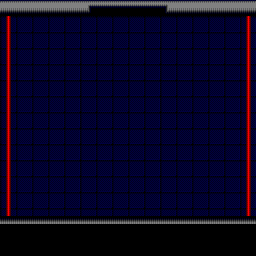

Tiled map render using the project's own tile images. Description and the whole map definition, tile-layer contents included, below:
An orthogonal 16x16 tile map with 16x16 px tiles, 1 tile layer (pong_map).

<map version="1.2" tiledversion="1.2.4" orientation="orthogonal" renderorder="right-down" width="16" height="16" tilewidth="16" tileheight="16" infinite="0" nextlayerid="2" nextobjectid="1">
 <tileset firstgid="1" name="data" tilewidth="16" tileheight="16" tilecount="10" columns="5">
  <image source="data.png" trans="ff00ff" width="80" height="32" />
 </tileset>
 <layer id="1" name="pong_map" width="16" height="16">
  <data encoding="csv">
2,2,2,2,2,8,3,3,3,3,9,2,2,2,2,2,
7,6,6,6,6,6,6,6,6,6,6,6,6,6,6,7,
7,6,6,6,6,6,6,6,6,6,6,6,6,6,6,7,
7,6,6,6,6,6,6,6,6,6,6,6,6,6,6,7,
7,6,6,6,6,6,6,6,6,6,6,6,6,6,6,7,
7,6,6,6,6,6,6,6,6,6,6,6,6,6,6,7,
7,6,6,6,6,6,6,6,6,6,6,6,6,6,6,7,
7,6,6,6,6,6,6,6,6,6,6,6,6,6,6,7,
7,6,6,6,6,6,6,6,6,6,6,6,6,6,6,7,
7,6,6,6,6,6,6,6,6,6,6,6,6,6,6,7,
7,6,6,6,6,6,6,6,6,6,6,6,6,6,6,7,
7,6,6,6,6,6,6,6,6,6,6,6,6,6,6,7,
7,6,6,6,6,6,6,6,6,6,6,6,6,6,6,7,
5,1,1,1,1,1,1,1,1,1,1,1,1,1,1,5,
4,4,4,4,4,4,4,4,4,4,4,4,4,4,4,4,
4,4,4,4,4,4,4,4,4,4,4,4,4,4,4,4
</data>
 </layer>
</map>
